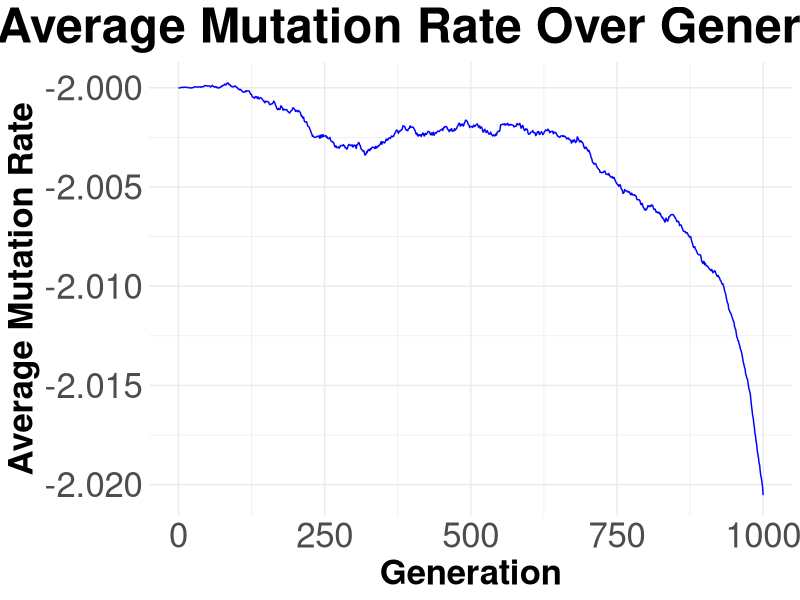
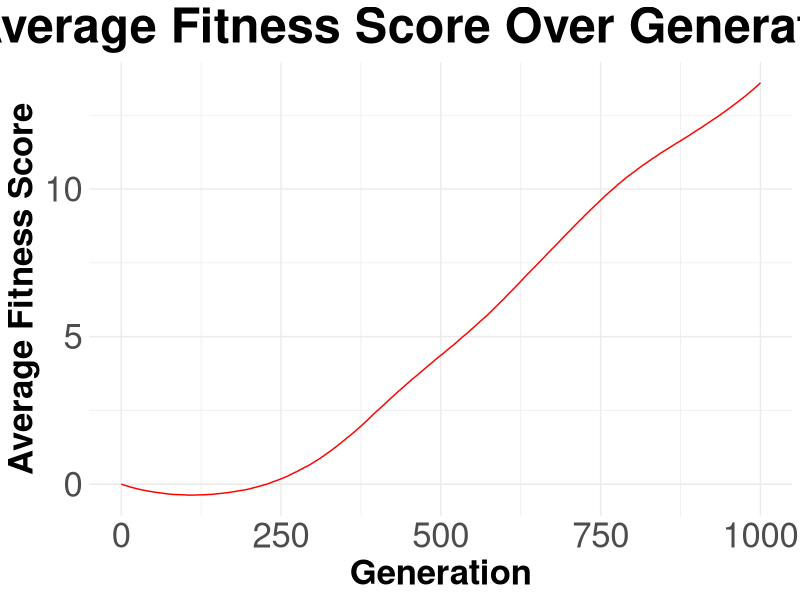
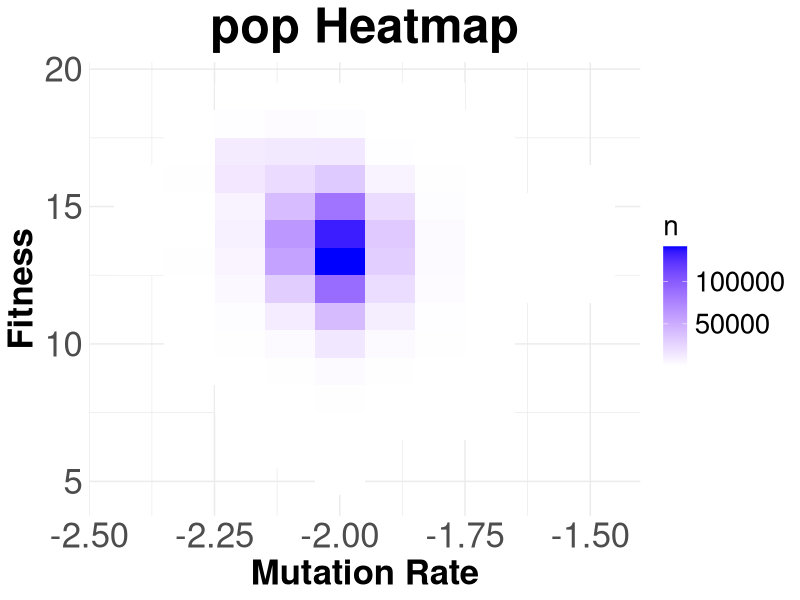

Reproduce these figures in R, in order.
library(tidyverse)

# Reproduction function
reproduce <- function(pop, s) {
  pop$n <- rpois(nrow(pop), lambda = pop$n * (1 + s) ^ pop$w)
  return(pop)
}

# Mutation function
do_mutations <- function(offspring, a, p_mu_up, jump, p_w_up, s) {
  # Calculate the number of mutants in each class
  offspring <- offspring %>%
    mutate(mutants = rbinom(n(), n, 10^mu))
  # Calculate probabilities of each type of mutation
  p_vec <- c(a * c(p_mu_up, 1 - p_mu_up), (1 - a) * c(p_w_up, 1 - p_w_up))
  # Create a list to hold data frames
  next_gen_list <- vector("list", nrow(offspring))
  # Add rows for each mutant
  for (i in seq_len(nrow(offspring))) {
    # Generate counts for each mutation type
    mutate_into <- data.frame(n = tabulate(
      sample(4, size = offspring$mutants[i], replace = TRUE, prob = p_vec),
      nbins = 4))
    # Create a data frame for this class and add to the list
    next_gen_list[[i]] <- data.frame(
      mu = offspring$mu[i] + jump * c(1, -1, 0, 0),
      w = offspring$w[i] + c(0, 0, 1, -1),
      n = mutate_into$n)
  }
  # Combine the non-mutants and the mutants into a single data frame
  next_gen <- bind_rows(
    offspring %>%
      mutate(n = n - mutants) %>%
      select(-mutants),
    bind_rows(next_gen_list))
  # Merge classes with same mu and fitness
  next_gen <- next_gen %>%
    group_by(mu, w) %>%
    summarize(n = sum(n), .groups = "drop")
  return(next_gen)
}


# Selection function
selection <- function(next_gen, size) {
  # Keep pop size constant
  current_pop <- sum(next_gen$n)
  next_gen$n <- rbinom(nrow(next_gen), next_gen$n, min(1, size / current_pop))
  # Remove classes with zero n
  next_gen <- next_gen %>%
    filter(n > 0)
  return(next_gen)
}

evolve <- function(
  size = 1e2, # Number of individuals in the population
  init_mu = -2, # Since we are storing it in log10 format
  init_w = 0, # Represented by the net number of beneficial mutations
  a = 0.1, # Proportion of mutations that affect mutation rate
  p_mu_up = 0.5, # Proportion of mutations that increase mutation rate
  jump = 1e-1, # Size of mutation rate change, increase or decrease
  p_w_up = 0.1, # Proportion of mutations that increase fitness
  generations = 1e1, # Number of generations to simulate
  s = 1e-2 # Parameter for fitness advantage/disadvantage
) {
  # Initialize pop
  pop <- data.frame(
    mu = init_mu,   # log10 of initial mutation rate
    w = init_w,    # initial fitness
    n = size    # initial pop size
  )
  # Initialize data frame for statistics
  stats <- data.frame(generation = 0:generations, mu = init_mu, w = init_w)

  # Simulation loop
  for (i in 1:generations) {
    # Step 1: Reproduction
    offspring <- reproduce(pop, s)

    # Step 2: Mutation
    next_gen <- do_mutations(offspring, a, p_mu_up, jump, p_w_up, s)

    # Step 3: Selection
    pop <- selection(next_gen, size)

    # Save statistics for this generation
    stats[stats$generation == i, "mu"] <- weighted.mean(pop$mu, pop$n)
    stats[stats$generation == i, "w"] <- weighted.mean(pop$w, pop$n)
  }
  return(list(pop = pop, stats = stats))
}

# Save the pop and statistics
system.time({results <- evolve(size = 1e6, generations = 1e3)})
pop <- results$pop
stats <- results$stats

# Plot average mutation rate over generations
ggplot(stats, aes(x = generation)) +
  geom_line(aes(y = mu), color = "blue") +
  labs(x = "Generation", y = "Average Mutation Rate",
       title = "Average Mutation Rate Over Generations") +
  theme_minimal() +
  theme(
      plot.title = element_text(size = 35, face = "bold", hjust = 0.5),
      axis.title = element_text(size = 25, face = "bold"),
      axis.text = element_text(size = 25),
      legend.title = element_text(size = 20),
      legend.text = element_text(size = 20)
    )

# Plot average fitness score over generations
ggplot(stats, aes(x = generation)) +
  geom_line(aes(y = w), color = "red") +
  labs(x = "Generation", y = "Average Fitness Score",
       title = "Average Fitness Score Over Generations") +
  theme_minimal() +
  theme(
      plot.title = element_text(size = 35, face = "bold", hjust = 0.5),
      axis.title = element_text(size = 25, face = "bold"),
      axis.text = element_text(size = 25),
      legend.title = element_text(size = 20),
      legend.text = element_text(size = 20)
    )

# Plot a heatmap of the pop
ggplot(pop, aes(x = mu, y = w)) +
  geom_tile(aes(fill = n)) +
  scale_fill_gradient(low = "white", high = "blue") +
  labs(x = "Mutation Rate", y = "Fitness",
       title = "pop Heatmap") +
  theme_minimal() +
  theme(
      plot.title = element_text(size = 35, face = "bold", hjust = 0.5),
      axis.title = element_text(size = 25, face = "bold"),
      axis.text = element_text(size = 25),
      legend.title = element_text(size = 20),
      legend.text = element_text(size = 20)
    )
